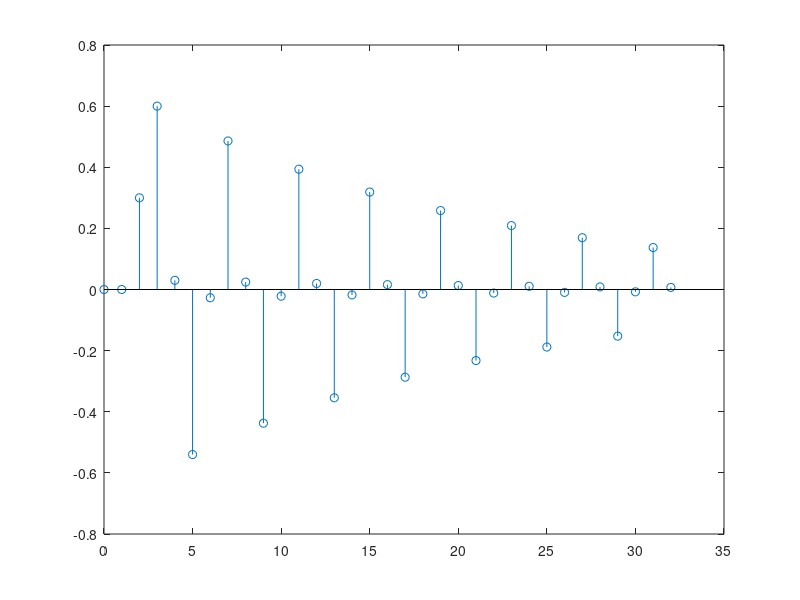
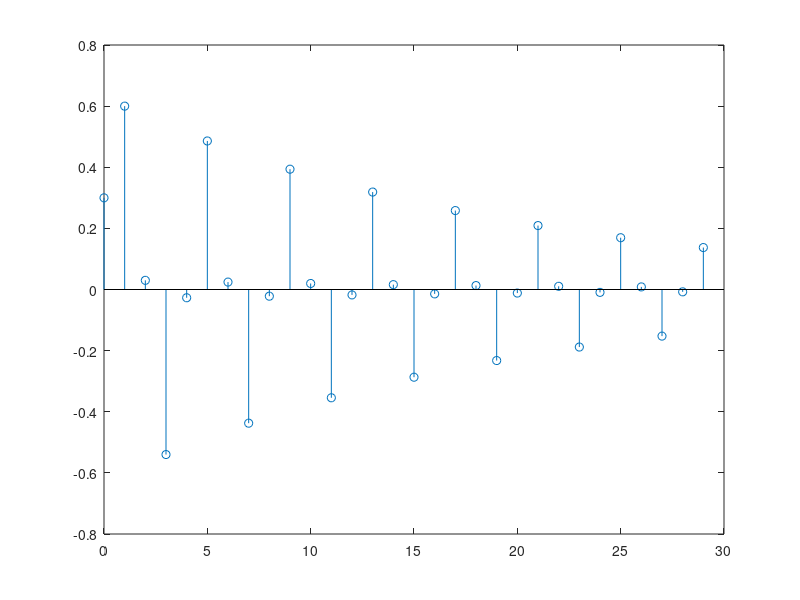

Write MATLAB code to recreate these figures, in order.
clc;clear;
x=[0,0,1,zeros(1,30)];
n=0:32;
y=zeros(1,33);
for i=3:33
   y(i)=0.3*x(i)+0.6*x(i-1)+0.3*x(i-2)-0.9*y(i-2);
end
disp(y)
figure(1)
stem(n,y)
%% Filter
A=[1 0 0.9];
B=[0.3 0.6 0.3];
x=[1,zeros(1,29)];
y1=filter(B,A,x);
n=0:29;
disp(y1)
figure(2)
stem(n,y1)